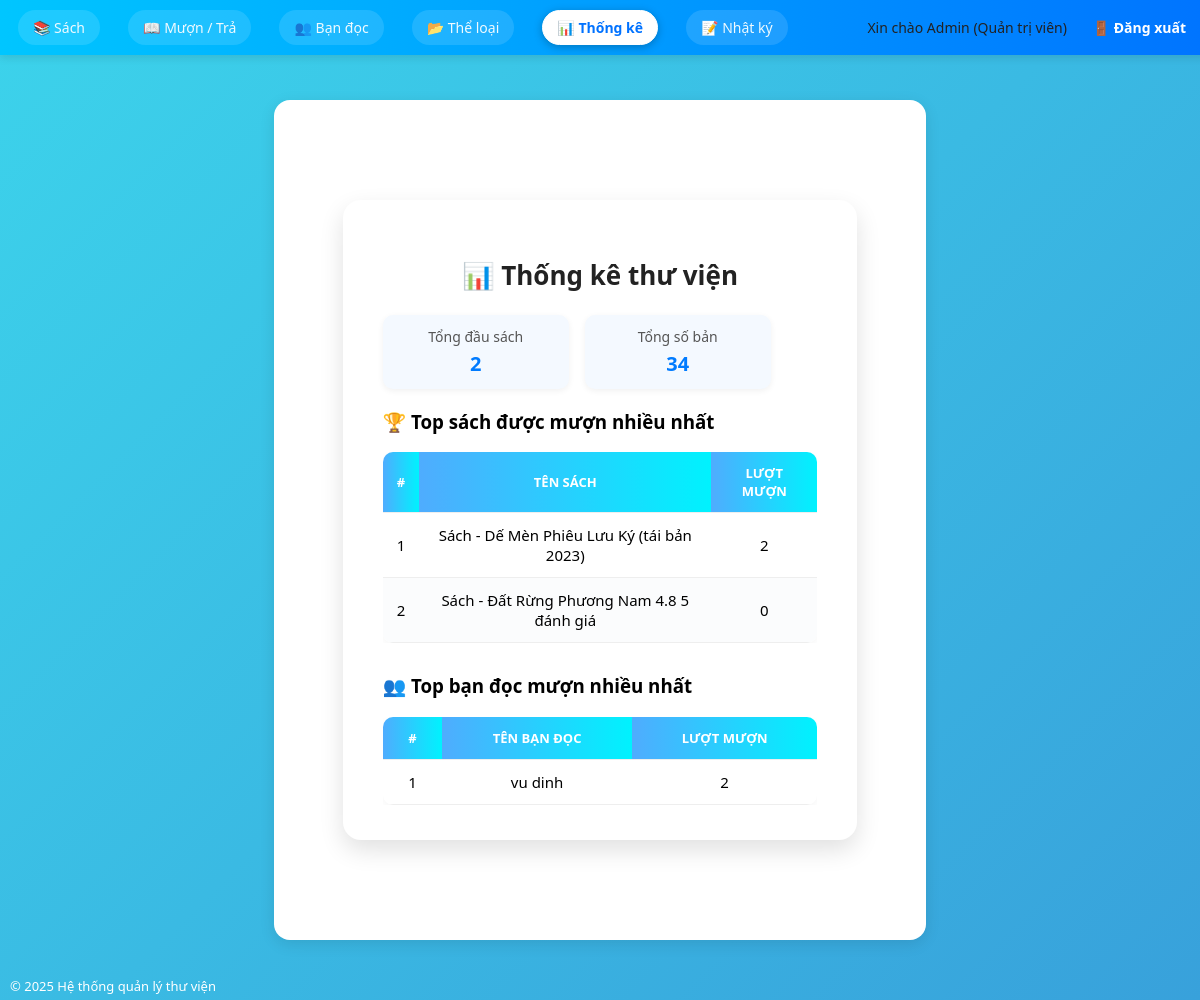
The app's page /QuanLyThuVien/statistics.php (signed in) with its own data.
### tables this page shows
CREATE TABLE `users` (
  `id` int(11) NOT NULL,
  `username` varchar(50) NOT NULL,
  `email` varchar(100) DEFAULT NULL,
  `phone` varchar(20) DEFAULT NULL,
  `password` varchar(255) NOT NULL,
  `fullname` varchar(100) DEFAULT NULL,
  `role` enum('admin','thuthu','capthe') DEFAULT NULL,
  `status` enum('active','locked') DEFAULT 'active',
  `created_at` timestamp NOT NULL DEFAULT current_timestamp()
);

CREATE TABLE `books` (
  `id` int(11) NOT NULL,
  `code` varchar(50) DEFAULT NULL,
  `title` varchar(255) NOT NULL,
  `author` varchar(255) DEFAULT NULL,
  `description` text DEFAULT NULL,
  `publisher` varchar(255) DEFAULT NULL,
  `publish_year` int(11) DEFAULT NULL,
  `category_id` int(11) DEFAULT NULL,
  `quantity` int(11) DEFAULT 0,
  `location` varchar(100) DEFAULT NULL,
  `created_at` timestamp NOT NULL DEFAULT current_timestamp(),
  `cover` varchar(255) DEFAULT NULL,
  `isbn` varchar(50) DEFAULT NULL,
  `total` int(11) NOT NULL DEFAULT 0,
  `available` int(11) NOT NULL DEFAULT 0
);

CREATE TABLE `readers` (
  `id` int(11) NOT NULL,
  `name` varchar(100) NOT NULL,
  `code` varchar(50) DEFAULT NULL,
  `fullname` varchar(200) NOT NULL,
  `dob` date DEFAULT NULL,
  `phone` varchar(20) DEFAULT NULL,
  `email` varchar(100) DEFAULT NULL,
  `address` varchar(255) DEFAULT NULL,
  `created_at` timestamp NOT NULL DEFAULT current_timestamp()
);

### QuanLyThuVien/functions.php (called while the page is built, shortened)
<?php
require_once 'config.php';
function is_logged_in() {
    return isset($_SESSION['user_id']);
}
function current_user() {
    global $pdo;
    static $user = null;
    if ($user === null) {
        $stmt = $pdo->prepare("SELECT id, username, fullname, role FROM users WHERE id = ?");
        $stmt->execute([$_SESSION['user_id']]);
        $user = $stmt->fetch(PDO::FETCH_ASSOC);
    }
    return $user;
}
function require_role(array $allowedRoles) {
    $user = current_user();
}
function e($str) {
    return htmlspecialchars($str ?? '', ENT_QUOTES, 'UTF-8');
}
?>

### QuanLyThuVien/config.php (called while the page is built, shortened)
<?php
$user    = 'root';
?>

### QuanLyThuVien/statistics.php (the view, shortened to what this page needs)
<?php
require_once 'functions.php';
require_role(['thuthu', 'admin']);
$totals = $pdo->query("
    SELECT
        COUNT(*) AS titles,
        COALESCE(SUM(total), 0) AS copies
    FROM books
")->fetch(PDO::FETCH_ASSOC);
$top_books = $pdo->query("
    SELECT
        b.id,
        b.title,
        COUNT(br.id) AS times_borrowed
    FROM books b
    LEFT JOIN borrow br
           ON b.id = br.book_id
    GROUP BY b.id, b.title
    ORDER BY times_borrowed DESC, b.title
    LIMIT 10
")->fetchAll(PDO::FETCH_ASSOC);
$top_readers = $pdo->query("
    SELECT
        r.id,
        r.fullname,
        COUNT(br.id) AS times_borrow
    FROM readers r
    LEFT JOIN borrow br
           ON r.id = br.reader_id
    GROUP BY r.id, r.fullname
    ORDER BY times_borrow DESC, r.fullname
    LIMIT 10
")->fetchAll(PDO::FETCH_ASSOC);
include 'header.php';
?>
<div class="content-container">
  <h2 class="page-title">📊 Thống kê thư viện</h2>
  <div class="stats-summary">
    <div class="stats-box">
      <div class="stats-label">Tổng đầu sách</div>
      <div class="stats-value"><?= e($totals['titles'] ?? 0) ?></div>
    </div>
    <div class="stats-box">
      <div class="stats-label">Tổng số bản</div>
      <div class="stats-value"><?= e($totals['copies'] ?? 0) ?></div>
    </div>
  </div>
  <h3 style="margin-top: 10px; text-align:left;">🏆 Top sách được mượn nhiều nhất</h3>
  <div class="table-wrapper">
    <table class="styled-table">
      <thead>
        <tr>
          <th>#</th>
          <th>Tên sách</th>
          <th>Lượt mượn</th>
        </tr>
      </thead>
      <tbody>
        <?php if (empty($top_books)): ?>
          <tr><td colspan="3" class="no-data">Chưa có dữ liệu mượn sách.</td></tr>
        <?php else: ?>
          <?php foreach ($top_books as $i => $b): ?>
            <tr>
              <td><?= $i + 1 ?></td>
              <td><?= e($b['title']) ?></td>
              <td><?= e($b['times_borrowed']) ?></td>
            </tr>
          <?php endforeach; ?>
        <?php endif; ?>
      </tbody>
    </table>
  </div>
  <h3 style="margin-top: 30px; text-align:left;">👥 Top bạn đọc mượn nhiều nhất</h3>
  <div class="table-wrapper">
    <table class="styled-table">
      <thead>
        <tr>
          <th>#</th>
          <th>Tên bạn đọc</th>
          <th>Lượt mượn</th>
        </tr>
      </thead>
      <tbody>
        <?php if (empty($top_readers)): ?>
          <tr><td colspan="3" class="no-data">Chưa có dữ liệu mượn sách.</td></tr>
        <?php else: ?>
          <?php foreach ($top_readers as $i => $r): ?>
            <tr>
              <td><?= $i + 1 ?></td>
              <td><?= e($r['fullname']) ?></td>
              <td><?= e($r['times_borrow']) ?></td>
            </tr>
          <?php endforeach; ?>
        <?php endif; ?>
      </tbody>
    </table>
  </div>
</div>
<?php include 'footer.php'; ?>

### QuanLyThuVien/header.php (shortened to what this page needs)
<?php
require_once 'functions.php';
$user   = current_user() ?? [];
$role   = $user['role'] ?? '';
$active = basename($_SERVER['PHP_SELF']);
?>
<!DOCTYPE html>
<html lang="vi">
<head>
    <link rel="stylesheet" href="assets/style.css?v=3">
</head>
<body>
<?php if ($role === 'thuthu'): ?>
    <div class="top-nav">
        <div class="nav-left">
            <a href="book_add.php"
               class="menu-item <?= $active === 'book_add.php' ? 'active-menu' : '' ?>">
                ➕ Nhập sách mới
            </a>
            <a href="book_edit_list.php"
               class="menu-item <?= $active === 'book_edit_list.php' ? 'active-menu' : '' ?>">
                ✏️ Sửa thông tin sách
            </a>
            <a href="book_delete_list.php"
               class="menu-item <?= $active === 'book_delete_list.php' ? 'active-menu' : '' ?>">
                🗑 Xóa sách
            </a>
            <a href="books.php"
               class="menu-item <?= $active === 'books.php' ? 'active-menu' : '' ?>">
                🔍 Tìm kiếm sách
            </a>
            <a href="readers.php"
               class="menu-item <?= $active === 'readers.php' ? 'active-menu' : '' ?>">
                👥 Quản lý bạn đọc
            </a>
            <a href="borrow_list.php"
   class="menu-item <?= $active === 'borrow_list.php' ? 'active-menu' : '' ?>">
    📖 Quản lý mượn – trả
</a>
            <a href="statistics.php"
               class="menu-item <?= $active === 'statistics.php' ? 'active-menu' : '' ?>">
                📊 Thống kê
            </a>
        </div>
        <div class="nav-right">
            Xin chào <?= e($user['fullname'] ?? '') ?> (Thủ thư)
            <a href="logout.php" class="logout-link">🚪 Đăng xuất</a>
        </div>
    </div>
<?php elseif ($role === 'admin'): ?>
    <div class="top-nav">
        <div class="nav-left">
            <a href="books.php"
               class="menu-item <?= $active === 'books.php' ? 'active-menu' : '' ?>">
                📚 Sách
            </a>
            <a href="borrow.php"
               class="menu-item <?= $active === 'borrow.php' ? 'active-menu' : '' ?>">
                📖 Mượn / Trả
            </a>
            <a href="readers.php"
               class="menu-item <?= $active === 'readers.php' ? 'active-menu' : '' ?>">
                👥 Bạn đọc
            </a>
            <a href="categories.php"
               class="menu-item <?= $active === 'categories.php' ? 'active-menu' : '' ?>">
                📂 Thể loại
            </a>
            <a href="statistics.php"
               class="menu-item <?= $active === 'statistics.php' ? 'active-menu' : '' ?>">
                📊 Thống kê
            </a>
            <a href="audit_log.php"
               class="menu-item <?= $active === 'audit_log.php' ? 'active-menu' : '' ?>">
                📝 Nhật ký
            </a>
        </div>
        <div class="nav-right">
            Xin chào <?= e($user['fullname'] ?? '') ?> (Quản trị viên)
            <a href="logout.php" class="logout-link">🚪 Đăng xuất</a>
        </div>
    </div>
<?php endif; ?>
<main>

### records on screen
users: fullname "Admin"
books: title "Sách - Dế Mèn Phiêu Lưu Ký (tái bản 2023)", times_borrowed "2"
books: title "Sách - Đất Rừng Phương Nam 4.8 5 đánh giá", times_borrowed "0"
readers: fullname "vu dinh", times_borrow "2"

### other values on screen
$totals['titles'] "2"
$totals['copies'] "34"
